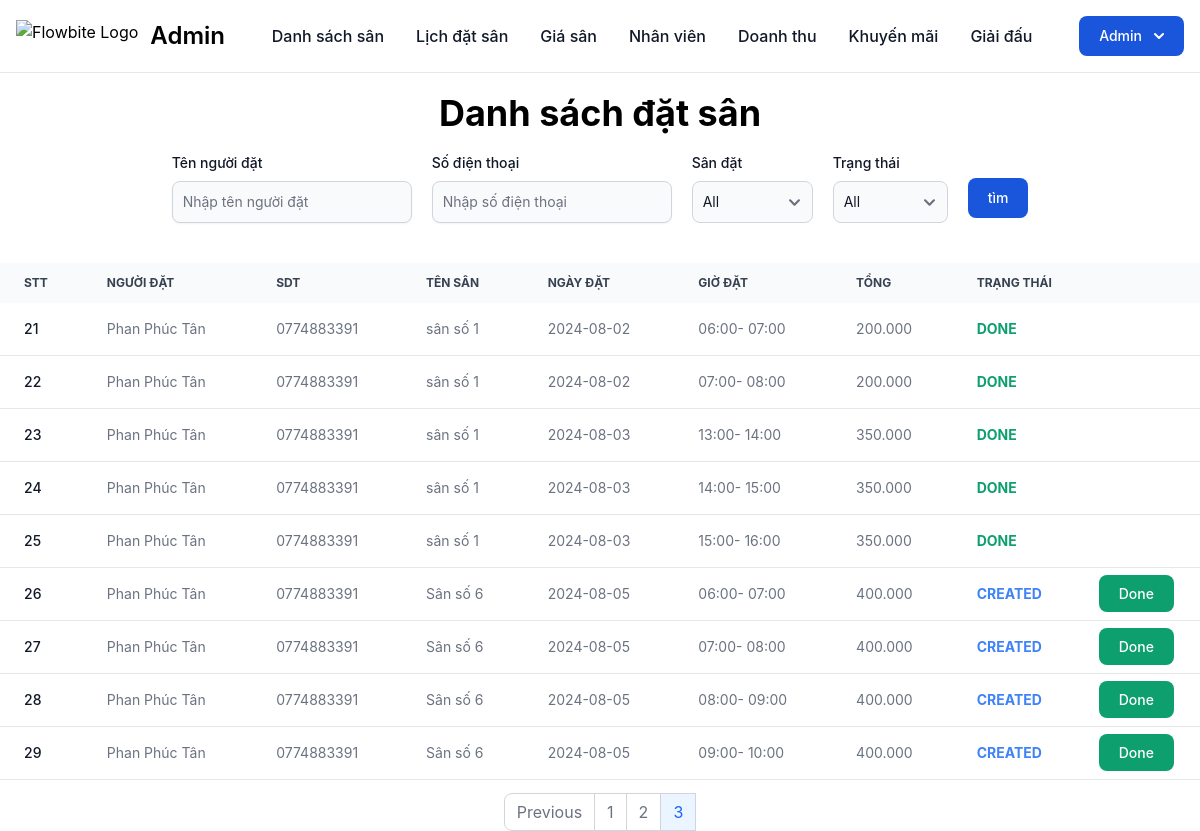
/Admin/index.php?url=booking&page=3 (signed in), run on an earlier commit of the app's database.
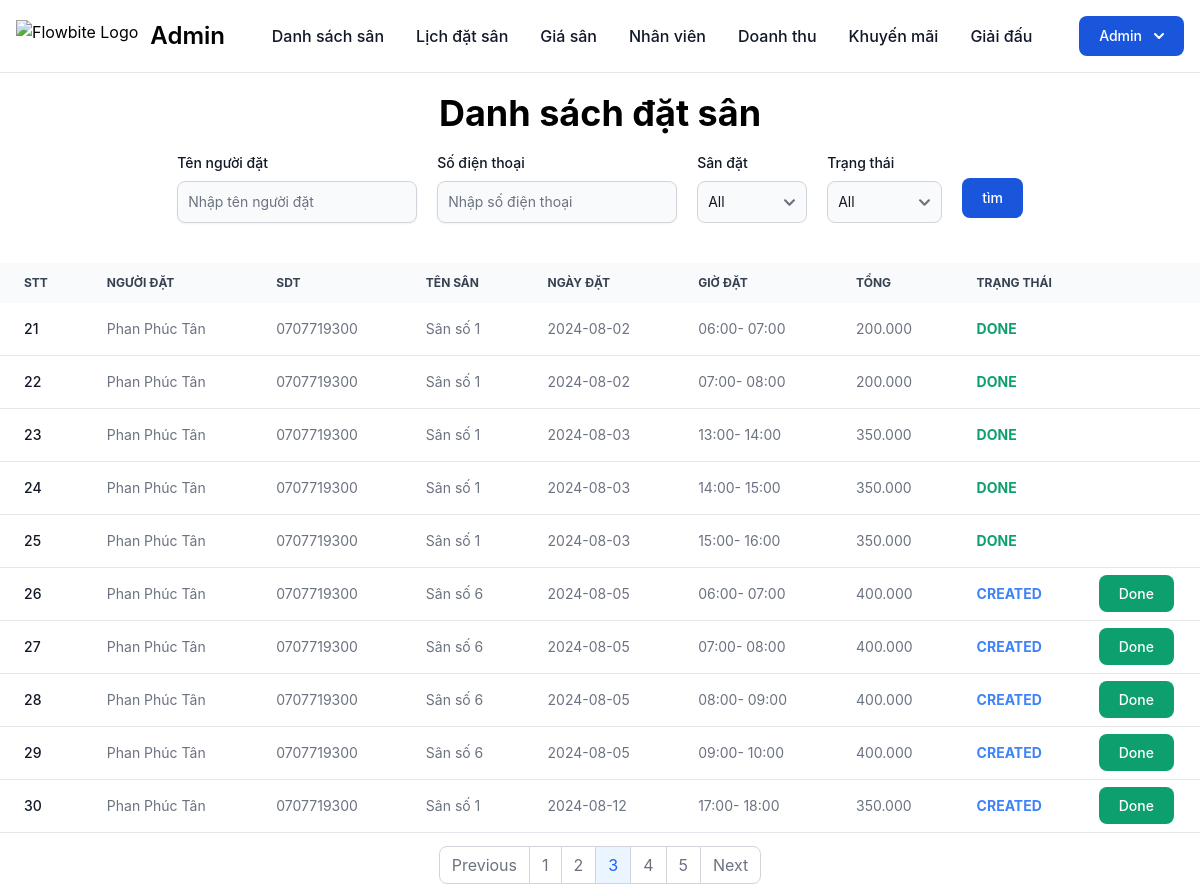
And on a later commit of the database.
### tables this page shows
CREATE TABLE IF NOT EXISTS `booking` (
  `id` int(11) NOT NULL AUTO_INCREMENT,
  `name` varchar(255) NOT NULL,
  `phone` varchar(15) NOT NULL,
  `date` date NOT NULL,
  `date_created` datetime DEFAULT NULL,
  `total` decimal(10,3) NOT NULL,
  `cus_id` int(11) NOT NULL,
  `pitch_detail_id` int(11) NOT NULL,
  `promotion_id` int(11) DEFAULT NULL,
  `status_id` int(11) NOT NULL,
  PRIMARY KEY (`id`),
  KEY `booking_cus_id_fk` (`cus_id`),
  KEY `booking_pitch_detail_id_fk` (`pitch_detail_id`),
  KEY `booking_promotion_id_fk` (`promotion_id`),
  KEY `booking_status_id_fk` (`status_id`)
);

CREATE TABLE IF NOT EXISTS `customer` (
  `id` int(11) NOT NULL AUTO_INCREMENT,
  `name` varchar(255) NOT NULL,
  `phone` varchar(15) NOT NULL,
  `team_id` int(11) DEFAULT NULL,
  `user_id` int(11) DEFAULT NULL,
  PRIMARY KEY (`id`),
  KEY `customer_team_id_fk` (`team_id`),
  KEY `customer_user_id_fk` (`user_id`)
);

CREATE TABLE IF NOT EXISTS `pitch` (
  `id` int(11) NOT NULL AUTO_INCREMENT,
  `name` varchar(255) NOT NULL,
  `deleted` tinyint(1) DEFAULT '0',
  `description` text,
  `manager_id` int(11) NOT NULL,
  `type_id` int(11) NOT NULL,
  PRIMARY KEY (`id`),
  KEY `pitch_manager_id_fk` (`manager_id`),
  KEY `pitch_type_id_fk` (`type_id`)
);

CREATE TABLE IF NOT EXISTS `duration` (
  `id` int(11) NOT NULL AUTO_INCREMENT,
  `start` time NOT NULL,
  `end` time NOT NULL,
  `period_id` int(11) NOT NULL,
  PRIMARY KEY (`id`),
  KEY `duration_period_id_fk` (`period_id`)
);

### Classes/Db.class.php (called while the page is built, shortened)
<?php
class Db
{
	private $dbh = null;
	public function __construct()
	{
		$driver = "mysql:host=" . HOST . "; dbname=" . DB_NAME;
		try {
			$this->dbh = new PDO($driver, DB_USER, DB_PASS);
			$this->dbh->query("set names 'utf8' ");
		} catch (PDOException $e) {
			echo 'có lỗi xảy ra';
			exit();
		}
	}
	private function query($sql, $arr = array(), $mode = PDO::FETCH_ASSOC)
	{
		$stm = $this->dbh->prepare($sql);
		if (!$stm->execute($arr)) {
			echo "Sql lỗi.";
			exit;
		}
		return $stm->fetchAll($mode);
	}
	public function select($sql,  $arr = array(), $mode = PDO::FETCH_ASSOC)
	{
		return $this->query($sql, $arr, $mode);
	}
}

### Classes/Admin.class.php (the view, shortened to what the changed rows need)
<?php
class Admin extends DB
{
    private function getAllStatus()
    {
        $query = "SELECT * FROM status";
        $result = $this->select($query);
        return $result;
    }
    public function filterPage()
    {
        if ($_SERVER['REQUEST_METHOD'] == 'GET') {
            $url = $_GET['url'] ?? "pitch";
            switch ($url) {
                case 'booking':
                    $this->getAllBooking();
                    break;
            }
        }
    }
    public function getAllBooking()
    {
        $page = isset($_GET['page']) ? $_GET['page'] : 1;
        $records_per_page = 10;
        $offset = ($page - 1) * $records_per_page;
        $total_query = "SELECT COUNT(*) as total FROM booking";
        $total_result = $this->select($total_query);
        $total_records = $total_result[0]['total'];
        $total_pages = ceil($total_records / $records_per_page);
        $query = "SELECT b.id as b_id, b.name as b_name, b.date, total, c.name cus_name, c.phone, p.name p_name, p.id as p_id, status_id, d.start, d.end
              FROM booking b
              JOIN customer c ON b.cus_id = c.id
              JOIN pitch_detail pd ON b.pitch_detail_id = pd.id
              JOIN pitch p on pd.pitch_id = p.id
              JOIN duration d on d.id = pd.duration_id
              WHERE b.name like :name and b.phone like :phone and p.id like :pitch and b.status_id like :status
              LIMIT $offset, $records_per_page";
        $params = array(
            ":name" => '%' . $_GET['name'] . '%',
            ":phone" => '%' . $_GET['phone'] . '%',
            ":pitch" => '%' . $_GET['pitch'] . '%',
            ":status" => '%' . $_GET['status'] . '%'
        );
        $result = $this->select($query, $params);
        $index = $offset + 1;
        $currentDate = date("Y-m-d");
        $current_format = DateTime::createFromFormat('Y-m-d', $currentDate);
        $time_now = date("H");
        $statuses = $this->getAllStatus();
        echo '
    <div>
        <h2 class="text-4xl font-bold text-center mt-5">Danh sách đặt sân</h2>
    </div>
    <div class="mb-5 mt-5">
        <form class="mb-5 flex justify-center items-center gap-5" method="get" action="index.php">
              <input type="hidden" name="url" value="booking">
            <div class="mb-5">
                <label for="input1" class="block mb-2 text-sm font-medium text-gray-900 dark:text-white"> Tên người đặt</label>
                <input value="' . $_GET['name'] . '" type="text" id="input1" name="name" class="shadow-sm bg-gray-50 border border-gray-300 text-gray-900 text-sm rounded-lg focus:ring-blue-500 focus:border-blue-500 block w-full p-2.5 dark:bg-gray-700 dark:border-gray-600 dark:placeholder-gray-400 dark:text-white dark:focus:ring-blue-500 dark:focus:border-blue-500 dark:shadow-sm-light" placeholder="Nhập tên người đặt" />
            </div>
            <div class="mb-5">
                <label for="input2" class="block mb-2 text-sm font-medium text-gray-900 dark:text-white">Số điện thoại</label>
                <input value="' . $_GET['phone'] . '" type="text" id="input2" name="phone" class="shadow-sm bg-gray-50 border border-gray-300 text-gray-900 text-sm rounded-lg focus:ring-blue-500 focus:border-blue-500 block w-full p-2.5 dark:bg-gray-700 dark:border-gray-600 dark:placeholder-gray-400 dark:text-white dark:focus:ring-blue-500 dark:focus:border-blue-500 dark:shadow-sm-light" placeholder="Nhập số điện thoại " />
            </div>
            <div class="mb-5">
                <label for="input3" class="block mb-2 text-sm font-medium text-gray-900 dark:text-white">Sân đặt</label>
                <select id="input3" name="pitch" class="bg-gray-50 border border-gray-300 text-gray-900 text-sm rounded-lg focus:ring-blue-500 focus:border-blue-500 block w-full p-2.5 dark:bg-gray-700 dark:border-gray-600 dark:placeholder-gray-400 dark:text-white dark:focus:ring-blue-500 dark:focus:border-blue-500">
                    <option value="">All</option>';
        echo '
                </select>
            </div>
            <div class="mb-5">
                <label for="input3" class="block mb-2 text-sm font-medium text-gray-900 dark:text-white">Trạng thái</label>
                <select id="input3" name="status" class="bg-gray-50 border border-gray-300 text-gray-900 text-sm rounded-lg focus:ring-blue-500 focus:border-blue-500 block w-full p-2.5 dark:bg-gray-700 dark:border-gray-600 dark:placeholder-gray-400 dark:text-white dark:focus:ring-blue-500 dark:focus:border-blue-500">
                    <option value="">All</option>';
        echo '
                </select>
            </div>
            <button type="submit" class="text-white bg-blue-700 hover:bg-blue-800 focus:ring-4 focus:outline-none focus:ring-blue-300 font-medium rounded-lg text-sm px-5 py-2.5 text-center dark:bg-blue-600 dark:hover:bg-blue-700 dark:focus:ring-blue-800">tìm</button>
        </form>
    </div>
    <div class="overflow-x-auto mt-5">
        <table class="w-full text-sm text-left rtl:text-right text-gray-500 dark:text-gray-400">
            <thead class="text-xs text-gray-700 uppercase bg-gray-50 dark:bg-gray-700 dark:text-gray-400">
                <tr>
                    <th scope="col" class="px-6 py-3">STT</th>
                    <th scope="col" class="px-6 py-3">Người đặt</th>
                    <th scope="col" class="px-6 py-3">SDT</th>
                    <th scope="col" class="px-6 py-3">Tên sân</th>
                    <th scope="col" class="px-6 py-3">Ngày đặt</th>
                    <th scope="col" class="px-6 py-3">Giờ đặt</th>
                    <th scope="col" class="px-6 py-3">Tổng</th>
                    <th scope="col" class="px-6 py-3">Trạng thái</th>
                    <th scope="col" class="px-6 py-3"></th>
                </tr>
            </thead>
            <tbody>';
        foreach ($result as $booking) {
            $start = new DateTime($booking['start']);
            $start_format = $start->format("H:i");
            $start_h = $start->format("H");
            $end = new DateTime($booking['end']);
            $end_format = $end->format("H:i");
            $date = DateTime::createFromFormat('Y-m-d', $booking['date']);
            $date_format = $date->format("Y-m-d");
            $interval = (int)$start_h - (int)$time_now;
            echo '<tr class="bg-white border-b dark:bg-gray-800 dark:border-gray-700">
                     <th scope="row" class="px-6 py-4 font-medium text-gray-900 whitespace-nowrap dark:text-white">' . $index++ . '</th>
                     <td class="px-6 py-4">' . $booking['b_name'] . '</td>
                     <td class="px-6 py-4">' . $booking['phone'] . '</td>
                     <td class="px-6 py-4">' . $booking['p_name'] . '</td>
                     <td class="px-6 py-4">' . $date_format . '</td>
                     <td class="px-6 py-4">' . $start_format . '- ' . $end_format . '</td>
                     <td class="px-6 py-4">' . $booking['total'] . '</td>
                     <td class="px-6 py-4 font-bold">';
            switch ($booking['status_id']) {
                case 1:
                    echo '<div class="text-blue-500">CREATED</div>';
                    break;
                case 3:
                    echo '<div class="text-green-500">DONE</div>';
                    break;
            }
            echo '</td>
        <td class="px-1 py-4">';
            if ($booking['status_id'] != 2) {
                if ($booking['status_id'] == 1) {
                    if ($current_format <= $date) {
                        if ($interval < 2 && $interval >= 0) {
                            echo '
                        <a href="done_booking.php?booking=' . $booking['b_id'] . '" class="focus:outline-none text-white bg-green-500 hover:bg-green-800 focus:ring-4 focus:ring-green-300 font-medium rounded-lg text-sm px-5 py-2.5 me-2 mb-2 dark:bg-green-600 dark:hover:bg-green-500 dark:focus:ring-green-500">Done</a>';
                        } else {
                            echo '
                        <a href="done_booking.php?booking=' . $booking['b_id'] . '" class="focus:outline-none text-white bg-green-500 hover:bg-green-800 focus:ring-4 focus:ring-green-300 font-medium rounded-lg text-sm px-5 py-2.5 me-2 mb-2 dark:bg-green-600 dark:hover:bg-green-500 dark:focus:ring-green-500">Done</a>
                        <a href="cancel_booking.php?booking=' . $booking['b_id'] . '" class="focus:outline-none text-white bg-red-700 hover:bg-red-800 focus:ring-4 focus:ring-red-300 font-medium rounded-lg text-sm px-5 py-2.5 me-2 mb-2 dark:bg-red-600 dark:hover:bg-red-700 dark:focus:ring-red-900">Cancel</a>';
                        }
                    } else {
                        echo '
                    <a href="done_booking.php?booking=' . $booking['b_id'] . '" class="focus:outline-none text-white bg-green-500 hover:bg-green-800 focus:ring-4 focus:ring-green-300 font-medium rounded-lg text-sm px-5 py-2.5 me-2 mb-2 dark:bg-green-600 dark:hover:bg-green-500 dark:focus:ring-green-500">Done</a>';
                    }
                }
            }
            echo '</td>
        </tr>';
        }
        echo '</tbody>
        </table>
    </div>';
        echo '<div class="flex justify-center mt-5">';
        echo '<nav aria-label="Page navigation example">';
        echo '<ul class="inline-flex items-center -space-x-px">';
        for ($i = 1; $i <= $total_pages; $i++) {
            if ($i == $page) {
                echo '<li><a href="index.php?url=booking&page=' . $i . '" class="px-3 py-2 leading-tight text-blue-600 bg-blue-50 border border-gray-300 hover:bg-blue-100 hover:text-blue-700 dark:border-gray-700 dark:bg-gray-700 dark:text-white">' . $i . '</a></li>';
            } else {
                echo '<li><a href="index.php?url=booking&page=' . $i . '" class="px-3 py-2 leading-tight text-gray-500 bg-white border border-gray-300 hover:bg-gray-100 hover:text-gray-700 dark:bg-gray-800 dark:border-gray-700 dark:text-gray-400 dark:hover:bg-gray-700 dark:hover:text-white">' . $i . '</a></li>';
            }
        }
        if ($page < $total_pages) {
            echo '<li><a href="index.php?url=booking&page=' . ($page + 1) . '" class="px-3 py-2 leading-tight text-gray-500 bg-white border border-gray-300 rounded-r-lg hover:bg-gray-100 hover:text-gray-700 dark:bg-gray-800 dark:border-gray-700 dark:text-gray-400 dark:hover:bg-gray-700 dark:hover:text-white">Next</a></li>';
        }
        echo '</ul>';
        echo '</nav>';
        echo '</div>';
    }
}

What changed in the data, as far as the page shows it:
changed through a linked row, booking (number 1 of 10 on the later page): cus.phone "0774883391" → "0707719300"; pitch.name "sân số 1" → "Sân số 1"
changed through a linked row, booking (number 2 of 10 on the later page): cus.phone "0774883391" → "0707719300"; pitch.name "sân số 1" → "Sân số 1"
changed through a linked row, booking (number 3 of 10 on the later page): cus.phone "0774883391" → "0707719300"; pitch.name "sân số 1" → "Sân số 1"
changed through a linked row, booking (number 4 of 10 on the later page): cus.phone "0774883391" → "0707719300"; pitch.name "sân số 1" → "Sân số 1"
changed through a linked row, booking (number 5 of 10 on the later page): cus.phone "0774883391" → "0707719300"; pitch.name "sân số 1" → "Sân số 1"
changed through a linked row, booking (number 6 of 10 on the later page): cus.phone "0774883391" → "0707719300"
changed through a linked row, booking (number 7 of 10 on the later page): cus.phone "0774883391" → "0707719300"
changed through a linked row, booking (number 8 of 10 on the later page): cus.phone "0774883391" → "0707719300"
changed through a linked row, booking (number 9 of 10 on the later page): cus.phone "0774883391" → "0707719300"
added booking: name "Phan Phúc Tân", cus.phone "0707719300", pitch.name "Sân số 1", date "2024-08-12", duration.start "17:00", duration.end "18:00", total "350.000", shows "CREATED"
Also different on the page:
new list line: "4"
new list line: "5"
text now shown: "Next"
